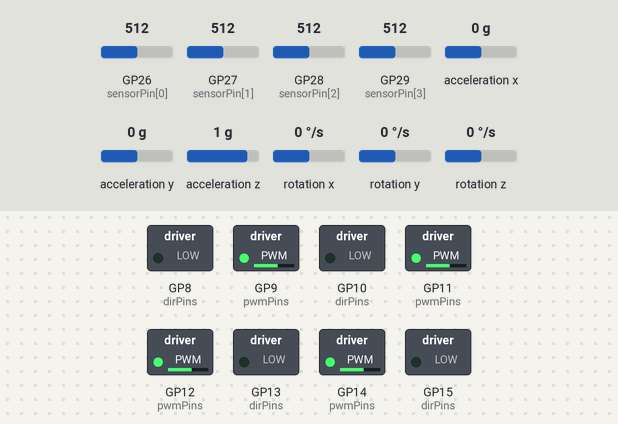
This sketch was run on a simulated Raspberry Pi Pico. Shown: switched loads named in the sketch (green lamp = pin HIGH). The test bench sets the inputs (shaded band); at power-on: rotation z 0 °/s, GP26 (sensorPin[0]) = 512, GP27 (sensorPin[1]) = 512, GP28 (sensorPin[2]) = 512, GP29 (sensorPin[3]) = 512, acceleration x 0 g, acceleration y 0 g, acceleration z 1 g, rotation x 0 °/s, rotation y 0 °/s. What the sketch prints to the serial monitor is not drawn.

Above: at 3.2 s.
3.3 s: rotation z set to -192 °/s
At 6.0 s:
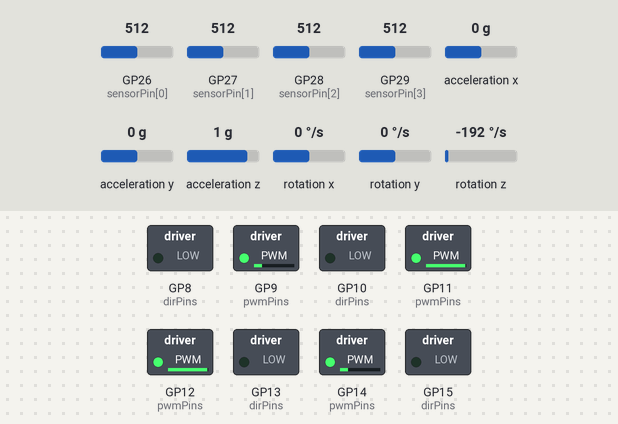
6.3 s: GP26 (sensorPin[0]) set to 170
At 7.1 s:
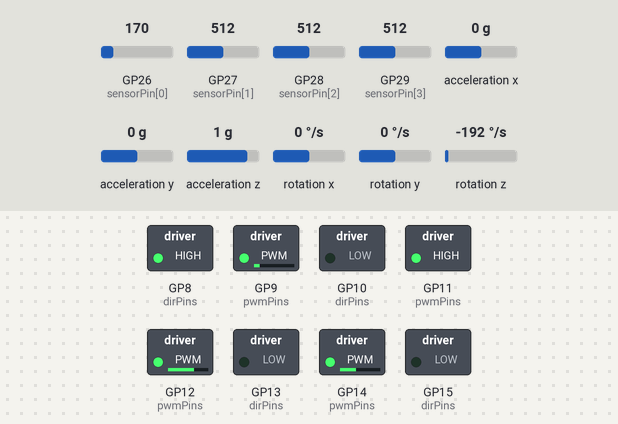
7.9 s: GP27 (sensorPin[1]) set to 306
At 9.2 s:
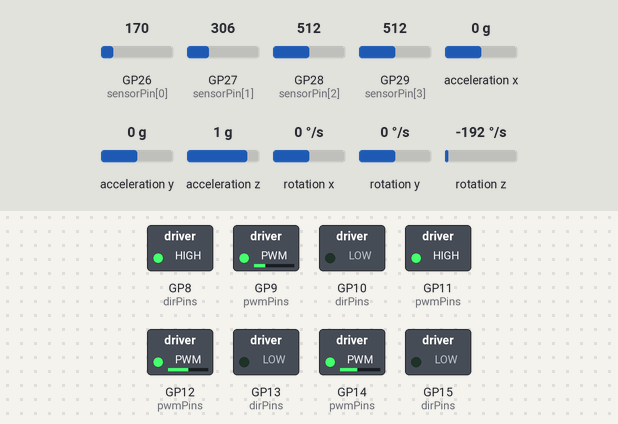
9.5 s: GP28 (sensorPin[2]) set to 716
At 10.7 s:
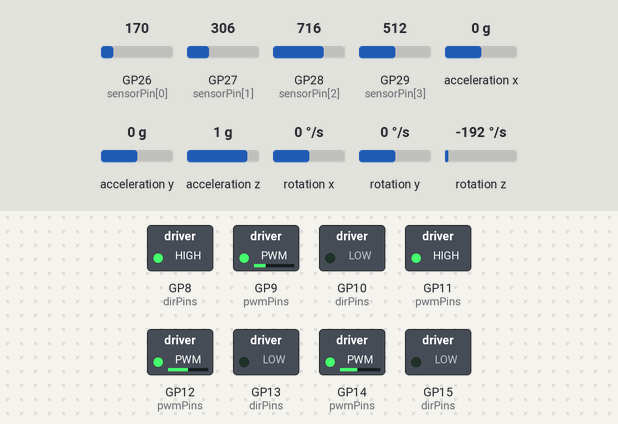
11.0 s: GP29 (sensorPin[3]) set to 170
At 11.4 s:
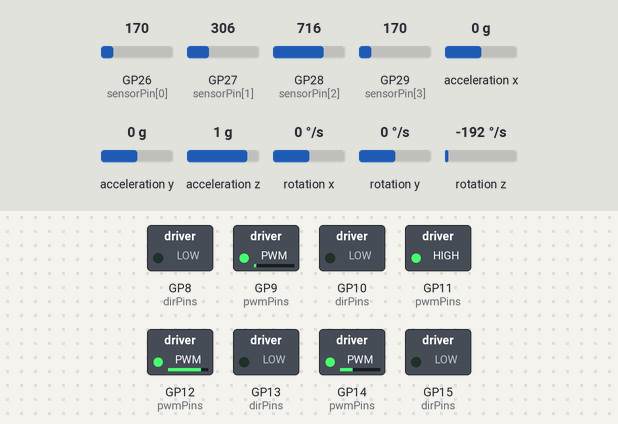
12.6 s: GP26 (sensorPin[0]) set to 716
At 14.0 s:
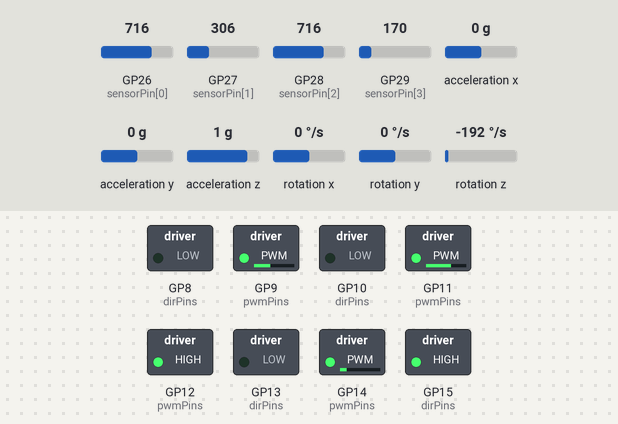
Timing chart, 0 to 15.2 s (numbered marks = the images above; inputs shaded):
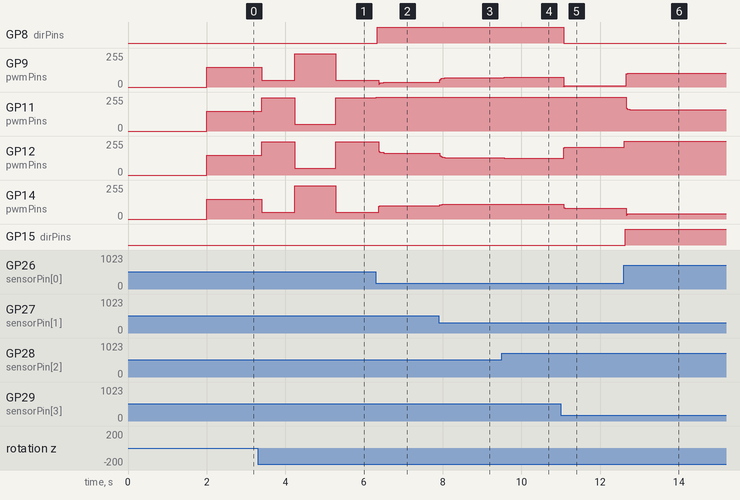

The sketch:

cyntron_board.ino
```cpp
/*
  Ported for Cytron MOTION 2350 Pro (RP2350)
  - Maps 4 omni motors (X pattern) to M1..M4 pins (GP8..GP15).
  - Uses PWM + DIR method (analogWrite on PWM pin, digitalWrite on DIR pin).
  - Keeps your MPU6050 and IR/analog sensor code intact.
  Notes:
  - Motion 2350 Pro pinout: GP8..GP15 are the motor control pins for M1..M4.
  - RP2350 GPIO erratum: when using inputs, consider external pull-downs <8kΩ. See datasheet.
  References: Cytron tutorial + datasheet + CytronMotorDriver repo.
  (If you want, I can later change the low-level control to use CytronMotorDriver objects.)
*/

#include "Wire.h"
#include <MPU6050_light.h>

int ir = 0;
MPU6050 mpu(Wire);

int sensorPin[4] = { A0, A1, A2, A3 };  // IR sensors (keep as analog pins)
float smooth[4] = { 0, 0, 0, 0 };       // smoothed value
float alpha = 0.1;

int lastPosition = 0;

// ---- MOTOR pin definitions mapped to MOTION 2350 Pro GP pins ----
// (GP8..GP15 used as PWM/dir pairs)
const int M1_PWM = 9;  // Front Left PWM (GP8)
const int M1_DIR = 8;  // Front Left DIR (GP9)

const int M2_PWM = 11;  // Front Right PWM (GP10)
const int M2_DIR = 10;  // Front Right DIR (GP11)

const int M3_PWM = 12;  // Rear Right PWM (GP12)
const int M3_DIR = 13;  // Rear Right DIR (GP13)

const int M4_PWM = 14;  // Rear Left PWM (GP14)
const int M4_DIR = 15;  // Rear Left DIR (GP15)

// PID / gyro target
float targetAngle = 0;
float Kp = 5.0;

// Convenience arrays for indexing
const int pwmPins[4] = { M1_PWM, M2_PWM, M3_PWM, M4_PWM };
const int dirPins[4] = { M1_DIR, M2_DIR, M3_DIR, M4_DIR };

void setup() {
  // Setup motor pins
  for (int i = 0; i < 4; i++) {
    pinMode(pwmPins[i], OUTPUT);
    pinMode(dirPins[i], OUTPUT);
    // Ensure stopped
    analogWrite(pwmPins[i], 0);
    digitalWrite(dirPins[i], LOW);
  }

  // IR / sensors
  // pinMode(ir, INPUT); // note: consider external pull-down <8k if errata affects this pin

  for (int i = 0; i <= 3; i++)
    smooth[i] = analogRead(sensorPin[i]);

  Serial.begin(115200);
  Wire.setSDA(16);  // GP0
  Wire.setSCL(17);  // GP1
  Wire.begin();
  // Wire.setClock(100000);
  byte status = mpu.begin();
  Serial.print(F("MPU6050 status: "));
  Serial.println(status);
  while (status != 0) {}  // halt if cannot connect

  Serial.println(F("Calculating offsets, do not move MPU6050"));
  delay(1000);
  mpu.calcOffsets();
  Serial.println("Done!\n");
}

// Low-level motor setter using PWM+DIR.
// speed range expected: -255 .. 255
void setMotor(int motorIndex, int speed) {
  speed = constrain(speed, -255, 255);
  int pwmPin = pwmPins[motorIndex];
  int dirPin = dirPins[motorIndex];

  if (speed == 0) {
    // brake/coast: set PWM to 0 and both dir low
    analogWrite(pwmPin, 0);
    digitalWrite(dirPin, LOW);
  } else if (speed > 0) {
    // forward
    digitalWrite(dirPin, LOW);  // choose polarity (LOW = forward here)
    analogWrite(pwmPin, abs(speed));
  } else {
    // reverse
    digitalWrite(dirPin, HIGH);  // set opposite polarity
    analogWrite(pwmPin, abs(speed));
  }
}

// generic motor driver wrapper to maintain your existing motor(IN1,IN2,EN,spd) pattern
void motor(int in1_dummy, int in2_dummy, int en_dummy, int spd, int motorIndex) {
  // existing code used (in1,in2,en) but we now map motorIndex 0..3 to M1..M4
  setMotor(motorIndex, spd);
}

// ================= Demo loop =================
void loop() {
  // int x = digitalRead(ir);
  // Serial.println(x);
  // if (digitalRead(ir) == LOW) {   // LEFT detects white
  //   omniDriveWithGyro(0,0,0);
  //   Serial.println("Left line detected → move right");
  //   delay(500);
  //   omniDrive(150, 0, 0);  // shift right
  //   delay(500);
  //   omniDriveWithGyro(0,0,0);
  // } else {
  int error = (1500 - ballPos()) / 10;
  float angle = (error / 150.0) * (135.0 * PI / 180.0);
  int vx = (int)(150 * cos(angle));
  int vy = (int)(150 * sin(angle));
  Serial.println(vx);
  Serial.print(',');
    Serial.println(vy);
  omniDriveWithGyro(vx, vy, 0);
  // omniDriveWithGyro(0, -100, 0);


  delay(1);
  // }
}


// NOTE: omniDrive & omniDriveWithGyro adapted to call setMotor with motorIndex 0..3
void omniDrive(int vx, int vy, int wz) {
  // int w1 = vx + vy - wz;  // Front Left  -> motor index 0
  // int w2 = vx - vy + wz;  // Front Right -> motor index 1
  // int w3 = vx + vy + wz;  // Rear Right  -> motor index 2
  // int w4 = vx - vy - wz;  // Rear Left   -> motor index 3
  int w1 = vy + vx - wz;  // Front Left
  int w2 = vy - vx + wz;  // Front Right
  int w3 = vy + vx + wz;  // Rear Right
  int w4 = vy - vx - wz;  // Rear Left
  w1 = constrain(w1, -255, 255);
  w2 = constrain(w2, -255, 255);
  w3 = constrain(w3, -255, 255);
  w4 = constrain(w4, -255, 255);

  // Send to motors (map to indices)
  setMotor(0, w1);
  setMotor(1, w2);
  setMotor(2, w3);
  setMotor(3, w4);
}

void omniDriveWithGyro(int vx, int vy, int vz) {
  mpu.update();
  float gyroAngle = mpu.getAngleZ();

  float error = targetAngle - gyroAngle;
  if (error > 180) error -= 360;
  if (error < -180) error += 360;

  int wz = (int)(Kp * error);
  wz = constrain(wz, -100, 100);

  int w1 = vx + vy - wz;  // Front Left
  int w2 = vx - vy + wz;  // Front Right
  int w3 = vx + vy + wz;  // Rear Right
  int w4 = vx - vy - wz;  // Rear Left

  w1 = constrain(w1, -255, 255);
  w2 = constrain(w2, -255, 255);
  w3 = constrain(w3, -255, 255);
  w4 = constrain(w4, -255, 255);

  Serial.print(w1);
  Serial.print(",");
  Serial.print(w2);
  Serial.print(",");
  Serial.print(w3);
  Serial.print(",");
  Serial.println(w4);

  setMotor(0, w1);
  setMotor(1, w2);
  setMotor(2, w3);
  setMotor(3, w4);
}

int ballPos() {
  bool online = false;
  long weightedSum = 0;
  long total = 0;
  int position = 0;

  for (int i = 0; i <= 3; i++) {
    int raw = analogRead(sensorPin[i]);
    smooth[i] = alpha * raw + (1 - alpha) * smooth[i];
    if (smooth[i] > 80) {
      online = true;
      weightedSum += (long)smooth[i] * (i * 1000);
      total += smooth[i];
    }
  }

  if (total == 0) {
    if (lastPosition > 1500)
      return 3000;
    else
      return 0;
  }
  position = weightedSum / total;
  lastPosition = position;
  return position;
}
```

Measured:
- after the input at 3.3 s, GP9 (pwmPins), GP14 (pwmPins): 150/255 → 50/255 after 0.11 s, → 250/255 0.83 s later, → 50/255 1.0 s later; GP11 (pwmPins), GP12 (pwmPins): 150/255 → 250/255 after 0.11 s, → 50/255 0.83 s later, → 250/255 1.0 s later
- after the input at 6.3 s, GP8 (dirPins): LOW → HIGH at once; GP9 (pwmPins): 50/255 → 31/255 after 0.08 s, → 35/255 0.12 s later; GP11 (pwmPins): 250/255 → 255/255 at once; GP12 (pwmPins): 250/255 → 169/255 after 0.08 s, → 165/255 0.12 s later; GP14 (pwmPins): 50/255 → 99/255 after 0.08 s, → 101/255 0.12 s later
- after the input at 7.9 s, GP9 (pwmPins): 35/255 → 67/255 at once, → 71/255 0.13 s later; GP12 (pwmPins): 165/255 → 133/255 at once, → 129/255 0.13 s later; GP14 (pwmPins): 101/255 → 109/255 at once
- after the input at 9.5 s, GP9 (pwmPins): 71/255 → 73/255 after 0.07 s; GP12 (pwmPins): 129/255 → 127/255 after 0.07 s
- after the input at 11.0 s, GP8 (dirPins): HIGH → LOW after 0.07 s; GP9 (pwmPins): 73/255 → 10/255 after 0.07 s; GP12 (pwmPins): 127/255 → 210/255 after 0.07 s; GP14 (pwmPins): 109/255 → 80/255 after 0.07 s
- after the input at 12.6 s, GP9 (pwmPins): 10/255 → 103/255 after 0.07 s; GP11 (pwmPins): 255/255 → 159/255 after 0.07 s; GP12 (pwmPins): 210/255 → 255/255 at once; GP14 (pwmPins): 80/255 → 41/255 after 0.07 s; GP15 (dirPins): LOW → HIGH at once
